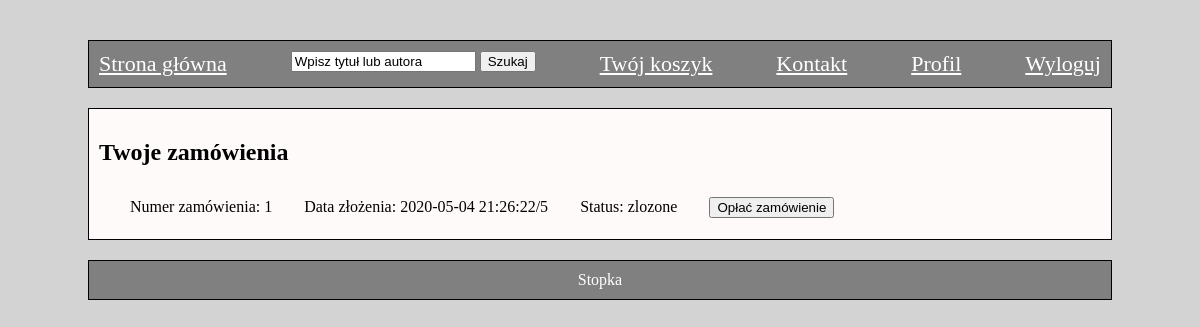
The page /Strona/zamowienia.php (signed in) on the database its author committed.
### tables this page shows
CREATE TABLE zamowienie (
id_z INT(10) NOT NULL AUTO_INCREMENT,
kl_id INT(10) NOT NULL,
data TIMESTAMP NOT NULL DEFAULT CURRENT_TIMESTAMP,
status ENUM('w trakcie', 'zlozone', 'oplacone', 'w realizacji', 'wyslane', 'doreczone', 'zwrot') DEFAULT 'w trakcie',
koszt DECIMAL(5,2) DEFAULT 0,
PRIMARY KEY (id_z),
CONSTRAINT klienci FOREIGN KEY (kl_id) REFERENCES klient(id_kl) ON UPDATE CASCADE
);

### Strona/zamowienia.php (the view, shortened to what this page needs)
<?php
include 'baza.php';
$id_kl = $_SESSION['id_kl'];
require_once "polaczenie.php";
$link = new mysqli($host, $uzytkownik, $haslo_bazy, $nazwa_bazy);
$q = "SELECT * FROM zamowienie WHERE status!='w trakcie' and kl_id='$id_kl' ORDER BY data";
$result = mysqli_query($link, $q) or die($link->error);
?>
<h2>Twoje zamówienia</h2>
<div>
	<table>
		<?php
			while ($row = $result->fetch_assoc()): ?>
		<tr>
			<td>Numer zamówienia: <?php echo $row['id_z']; ?></td>
			<td>Data złożenia: <?php echo $row['data']; ?>/5</td>
			<td>Status: <?php echo $row['status']; ?></td>
			<td><button>Opłać zamówienie</button>
		</tr>
		<?php endwhile; ?>
	</table>
</div>
<?php
include 'dol.php';
?>

### Strona/style.css (style rules this page uses)
body { background-color: lightgray; }
table { border-spacing: 30px 10px; }

### rows shown on the page
zamowienie: id_z "1", data "2020-05-04 21:26:22", status "zlozone"
